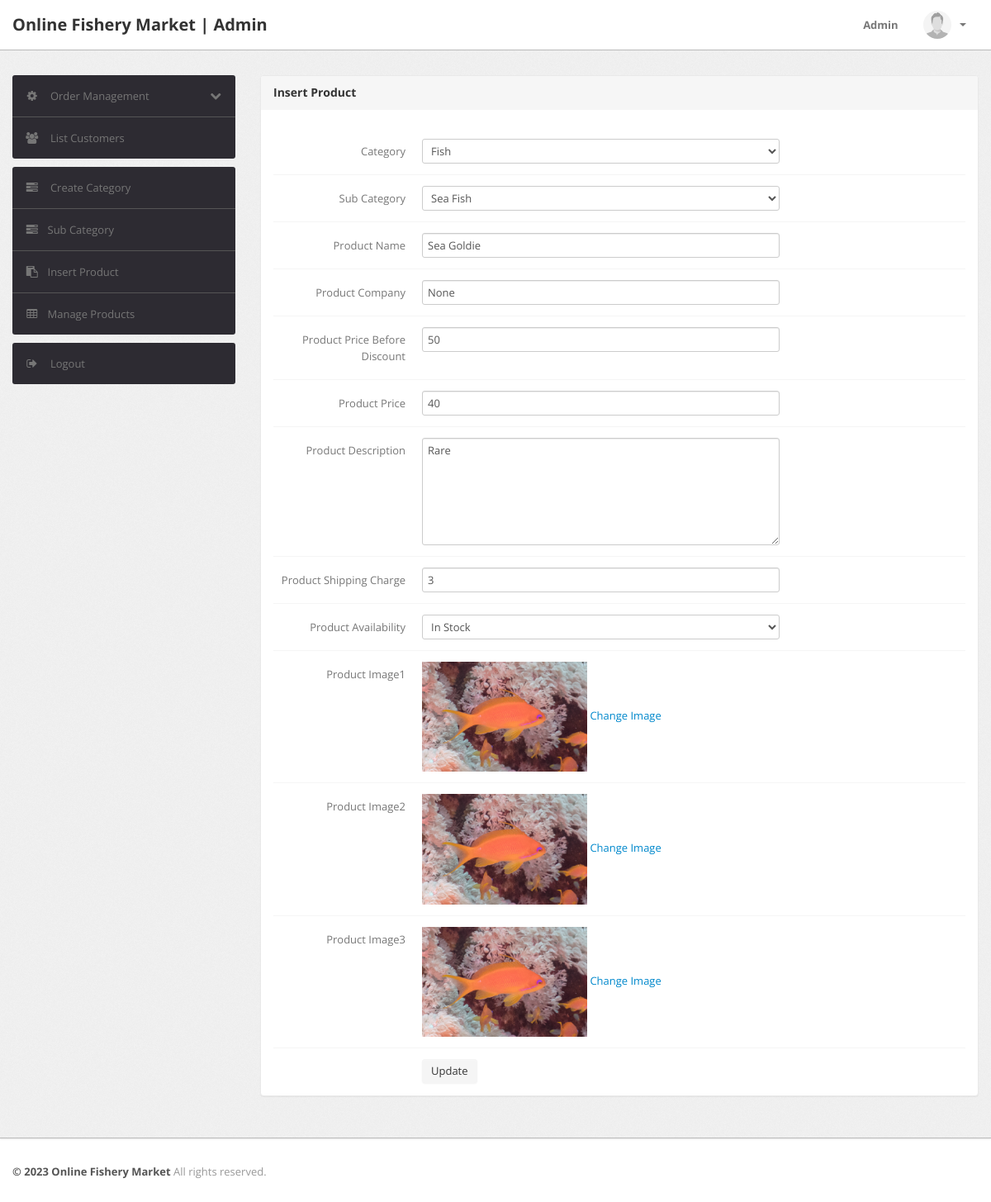
/css/admin/edit-products.php?id=1 (signed in), run on the app's committed database.
### tables this page shows
CREATE TABLE `products` (
  `id` int(11) NOT NULL,
  `category` int(11) NOT NULL,
  `subCategory` int(11) DEFAULT NULL,
  `productName` varchar(255) DEFAULT NULL,
  `productCompany` varchar(255) DEFAULT NULL,
  `productPrice` int(11) DEFAULT NULL,
  `productPriceBeforeDiscount` int(11) DEFAULT NULL,
  `productDescription` longtext DEFAULT NULL,
  `productImage1` varchar(255) DEFAULT NULL,
  `productImage2` varchar(255) DEFAULT NULL,
  `productImage3` varchar(255) DEFAULT NULL,
  `shippingCharge` int(11) DEFAULT NULL,
  `productAvailability` varchar(255) DEFAULT NULL,
  `postingDate` timestamp NULL DEFAULT current_timestamp(),
  `updationDate` varchar(255) DEFAULT NULL
);

CREATE TABLE `category` (
  `id` int(11) NOT NULL,
  `categoryName` varchar(255) DEFAULT NULL,
  `categoryDescription` longtext DEFAULT NULL,
  `creationDate` timestamp NOT NULL DEFAULT current_timestamp(),
  `updationDate` varchar(255) DEFAULT NULL
);

CREATE TABLE `subcategory` (
  `id` int(11) NOT NULL,
  `categoryid` int(11) DEFAULT NULL,
  `subcategory` varchar(255) DEFAULT NULL,
  `creationDate` timestamp NULL DEFAULT current_timestamp(),
  `updationDate` varchar(255) DEFAULT NULL
);

### css/admin/edit-products.php (the view, shortened to what this page needs)
<?php
include('include/config.php');
if(strlen($_SESSION['alogin'])==0)
	{
header('location:index.php');
}
else{
	$pid=intval($_GET['id']);
?>
<!DOCTYPE html>
<html lang="en">
<head>
	<link type="text/css" href="bootstrap/css/bootstrap.min.css" rel="stylesheet">
	<link type="text/css" href="bootstrap/css/bootstrap-responsive.min.css" rel="stylesheet">
	<link type="text/css" href="css/theme.css" rel="stylesheet">
	<link type="text/css" href="images/icons/css/font-awesome.css" rel="stylesheet">
</head>
<body>
<?php include('include/header.php');?>
	<div class="wrapper">
		<div class="container">
			<div class="row">
<?php include('include/sidebar.php');?>
			<div class="span9">
					<div class="content">
						<div class="module">
							<div class="module-head">
								<h3>Insert Product</h3>
							</div>
							<div class="module-body">
									<br />
			<form class="form-horizontal row-fluid" name="insertproduct" method="post" enctype="multipart/form-data">
<?php
$query=mysqli_query($con,"select products.*,category.categoryName as catname,category.id as cid,subcategory.subcategory as subcatname,subcategory.id as subcatid from products join category on category.id=products.category join subcategory on subcategory.id=products.subCategory where products.id='$pid'");
while($row=mysqli_fetch_array($query))
{
?>
<div class="control-group">
<label class="control-label" for="basicinput">Category</label>
<div class="controls">
<select name="category" class="span8 tip" onChange="getSubcat(this.value);"  required>
<option value="<?php echo htmlentities($row['cid']);?>"><?php echo htmlentities($row['catname']);?></option>
<?php $query=mysqli_query($con,"select * from category");
	?>
</select>
</div>
</div>
<div class="control-group">
<label class="control-label" for="basicinput">Sub Category</label>
<div class="controls">
<select   name="subcategory"  id="subcategory" class="span8 tip" required>
<option value="<?php echo htmlentities($row['subcatid']);?>"><?php echo htmlentities($row['subcatname']);?></option>
</select>
</div>
</div>
<div class="control-group">
<label class="control-label" for="basicinput">Product Name</label>
<div class="controls">
<input type="text"    name="productName"  placeholder="Enter Product Name" value="<?php echo htmlentities($row['productName']);?>" class="span8 tip" >
</div>
</div>
<div class="control-group">
<label class="control-label" for="basicinput">Product Company</label>
<div class="controls">
<input type="text"    name="productCompany"  placeholder="Enter Product Comapny Name" value="<?php echo htmlentities($row['productCompany']);?>" class="span8 tip" required>
</div>
</div>
<div class="control-group">
<label class="control-label" for="basicinput">Product Price Before Discount</label>
<div class="controls">
<input type="text"    name="productpricebd"  placeholder="Enter Product Price" value="<?php echo htmlentities($row['productPriceBeforeDiscount']);?>"  class="span8 tip" required>
</div>
</div>
<div class="control-group">
<label class="control-label" for="basicinput">Product Price</label>
<div class="controls">
<input type="text"    name="productprice"  placeholder="Enter Product Price" value="<?php echo htmlentities($row['productPrice']);?>" class="span8 tip" required>
</div>
</div>
<div class="control-group">
<label class="control-label" for="basicinput">Product Description</label>
<div class="controls">
<textarea  name="productDescription"  placeholder="Enter Product Description" rows="6" class="span8 tip">
<?php echo htmlentities($row['productDescription']);?>
</textarea>
</div>
</div>
<div class="control-group">
<label class="control-label" for="basicinput">Product Shipping Charge</label>
<div class="controls">
<input type="text"    name="productShippingcharge"  placeholder="Enter Product Shipping Charge" value="<?php echo htmlentities($row['shippingCharge']);?>" class="span8 tip" required>
</div>
</div>
<div class="control-group">
<label class="control-label" for="basicinput">Product Availability</label>
<div class="controls">
<select   name="productAvailability"  id="productAvailability" class="span8 tip" required>
<option value="<?php echo htmlentities($row['productAvailability']);?>"><?php echo htmlentities($row['productAvailability']);?></option>
</select>
</div>
</div>
<div class="control-group">
<label class="control-label" for="basicinput">Product Image1</label>
<div class="controls">
<img src="productimages/<?php echo htmlentities($pid);?>/<?php echo htmlentities($row['productImage1']);?>" width="200" height="100"> <a href="update-image1.php?id=<?php echo $row['id'];?>">Change Image</a>
</div>
</div>
<div class="control-group">
<label class="control-label" for="basicinput">Product Image2</label>
<div class="controls">
<img src="productimages/<?php echo htmlentities($pid);?>/<?php echo htmlentities($row['productImage2']);?>" width="200" height="100"> <a href="update-image2.php?id=<?php echo $row['id'];?>">Change Image</a>
</div>
</div>
<div class="control-group">
<label class="control-label" for="basicinput">Product Image3</label>
<div class="controls">
<img src="productimages/<?php echo htmlentities($pid);?>/<?php echo htmlentities($row['productImage3']);?>" width="200" height="100"> <a href="update-image3.php?id=<?php echo $row['id'];?>">Change Image</a>
</div>
</div>
<?php } ?>
	<div class="control-group">
											<div class="controls">
												<button type="submit" name="submit" class="btn">Update</button>
											</div>
										</div>
									</form>
							</div>
						</div>
					</div>
				</div>
			</div>
		</div>
	</div>
<?php include('include/footer.php');?>
</body>
<?php } ?>

### css/admin/css/theme.css (style rules this page uses)
body { font-size: 13px; font-family: 'Open Sans', Arial, sans-serif; background: #fff; color: #777 }
h1, h2, h3, h4, h5, h6 { color: #333; margin-top: 0 }
h3 { font-size: 20px }
.wrapper { background: url(../images/bg.png) #eee; border-bottom: 1px solid #bbb; -webkit-box-shadow: 0 1px 2px rgba(0,0,0,0.1); -moz-box-shadow: 0 1px 2px rgba(0,0,0,0.1); box-shadow: 0 1px 2px rgba(0,0,0,0.1); padding: 30px 0 }
form { margin: 0 }
select, textarea, input[type="text"], input[type="password"], input[type="datetime"], input[type="datetime-local"], input[type="date"], input[type="month"], input[type="time"], input[type="week"], input[type="number"], input[type="email"], input[type="url"], input[type="search"], input[type="tel"], input[type="color"], .uneditable-input, label, input, button, select, textarea { -webkit-border-radius: 3px; -moz-border-radius: 3px; border-radius: 3px; font-size: 13px; font-family: 'Open Sans', Tahoma, Arial, sans-serif }
.module { background: #fff; -webkit-border-radius: 3px; -moz-border-radius: 3px; border-radius: 3px; border: 1px solid #ccc; border-bottom-color: #bbb; -webkit-box-shadow: 0 0 1px rgba(0,0,0,0.2); -moz-box-shadow: 0 0 1px rgba(0,0,0,0.2); box-shadow: 0 0 1px rgba(0,0,0,0.2); margin-bottom: 30px }
.form-horizontal .control-group, .form-vertical .control-group { margin-bottom: 0 }
.form-horizontal .control-group+.control-group, .form-vertical .control-group+.control-group { margin-top: 13px; padding-top: 13px; border-top: 1px solid #f5f5f5 }
.btn, .btn-box { -webkit-border-radius: 3px; -moz-border-radius: 3px; border-radius: 3px }
.btn { font-size: 13px; font-weight: 600 }
.btn { display: inline-block; margin-bottom: 0; font-weight: 400; text-align: center; vertical-align: middle; cursor: pointer; background-image: none; border: 1px solid transparent; white-space: nowrap; padding: 4px 10px; font-size: 13px; line-height: 1.42857; border-radius: 4px; -webkit-user-select: none; -moz-user-select: none; -ms-user-select: none; user-select: none }
.module { box-shadow: 0 0 3px rgba(0,0,0,.1); border-color: #e9e9e9; margin-bottom: 20px; background-color: #fff; border-radius: 4px; -webkit-box-shadow: 0 1px 1px rgba(0,0,0,.05); box-shadow: 0 1px 1px rgba(0,0,0,.05); }
.module-head { color: #767676; background-color: #f6f6f6; border-color: #e9e9e9; padding: 10px 15px; border-bottom: 1px solid transparent; border-top-right-radius: 3px; border-top-left-radius: 3px; }
.module-head h3 { font-size: 14px; line-height: 20px; height: 20px; margin: 0 }
.module-body { padding: 15px }

### data on the page
products: category "Fish", subcategory "Sea Fish", productName "Sea Goldie", productCompany "None", productpricebd "50", productprice "40", productDescription "Rare", productShippingcharge "3", productAvailability "In Stock", productImage1 (picture), productImage2 (picture), productImage3 (picture)
